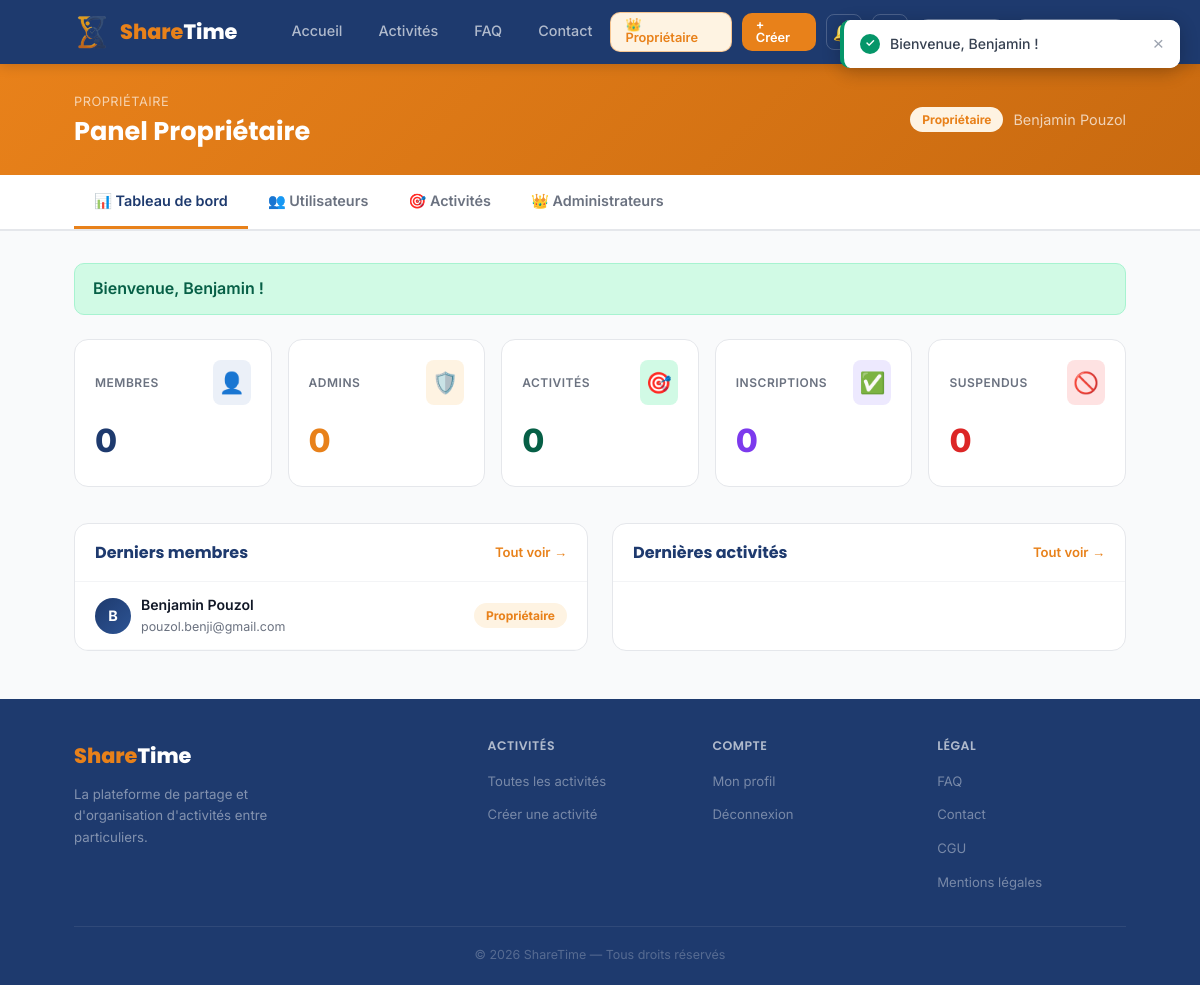
/public/?page=owner (signed in), run on the app's committed database.
### tables this page shows
CREATE TABLE `users` (
  `idusers` int(11) NOT NULL AUTO_INCREMENT,
  `nom` varchar(100) NOT NULL,
  `prenom` varchar(100) NOT NULL,
  `pseudo` varchar(50) DEFAULT NULL,
  `email` varchar(150) NOT NULL,
  `email_verified` tinyint(1) NOT NULL DEFAULT 0,
  `mot_de_passe` varchar(255) NOT NULL,
  `ville` varchar(100) DEFAULT NULL,
  `bio` text DEFAULT NULL,
  `photo_profil` varchar(255) DEFAULT NULL,
  `note_moyenne` float DEFAULT 0,
  `role` enum('utilisateur','admin','owner') NOT NULL DEFAULT 'utilisateur',
  `is_banned` tinyint(1) NOT NULL DEFAULT 0,
  `date_naissance` date DEFAULT NULL,
  `cgu_acceptees` tinyint(1) NOT NULL DEFAULT 0,
  `cgu_version` varchar(20) DEFAULT NULL,
  `date_creation` datetime DEFAULT current_timestamp(),
  PRIMARY KEY (`idusers`),
  UNIQUE KEY `email` (`email`),
  KEY `idx_users_email` (`email`)
);

### public/pages/owner.php (the view, shortened to what this page needs)
<?php
$valid_tabs = ['dashboard', 'users', 'activities', 'admins'];
$tab = in_array($owner_tab ?? '', $valid_tabs) ? $owner_tab : 'dashboard';
$tab_def = [
    'dashboard'  => ['📊', 'Tableau de bord'],
    'users'      => ['👥', 'Utilisateurs'],
    'activities' => ['🎯', 'Activités'],
    'admins'     => ['👑', 'Administrateurs'],
];
?>
<div style="background:linear-gradient(135deg,var(--orange) 0%,#c96a10 100%);padding:28px 0;">
    <div class="container" style="display:flex;align-items:center;justify-content:space-between;flex-wrap:wrap;gap:12px;">
        <div>
            <p style="color:rgba(255,255,255,0.65);font-size:0.8rem;margin-bottom:4px;text-transform:uppercase;letter-spacing:0.5px;">Propriétaire</p>
            <h1 style="color:white;margin:0;font-size:1.6rem;">Panel Propriétaire</h1>
        </div>
        <div style="display:flex;align-items:center;gap:10px;">
            <?= role_badge($_SESSION['user']['role']) ?>
            <span style="color:rgba(255,255,255,0.7);font-size:0.9rem;"><?= htmlspecialchars($_SESSION['user']['prenom'].' '.$_SESSION['user']['nom']) ?></span>
        </div>
    </div>
</div>
<div style="background:white;border-bottom:2px solid var(--gray-200);margin-bottom:32px;">
    <div class="container" style="display:flex;gap:0;overflow-x:auto;">
        <?php foreach ($tab_def as $t => [$icon, $label]): ?>
        <a href="/sharetime/public/?page=owner&tab=<?= $t ?>"
           style="padding:14px 20px;font-weight:600;font-size:0.9rem;text-decoration:none;white-space:nowrap;
                  display:inline-flex;align-items:center;gap:6px;transition:all 0.15s;
                  border-bottom:3px solid <?= $tab === $t ? 'var(--orange)' : 'transparent' ?>;
                  color:<?= $tab === $t ? 'var(--navy)' : 'var(--gray-500)' ?>;">
            <?= $icon ?> <?= $label ?>
        </a>
        <?php endforeach; ?>
    </div>
</div>
<main>
<div class="container" style="padding-bottom:48px;">
<?php if ($flash): ?>
<div style="background:#D1FAE5;color:#065F46;border:1px solid #A7F3D0;border-radius:10px;padding:12px 18px;margin-bottom:24px;font-weight:600;">
    <?= htmlspecialchars($flash) ?>
</div>
<?php endif; ?>
<?php if ($tab === 'dashboard'): ?>
    <div style="display:grid;grid-template-columns:repeat(auto-fit,minmax(160px,1fr));gap:16px;margin-bottom:36px;">
        <?php
        $cards = [
            ['Membres',      $admin_stats['membres'],      '👤', '#EBF0F8', 'var(--navy)'],
            ['Admins',       $admin_stats['admins'],       '🛡️', '#FEF3E2', 'var(--orange)'],
            ['Activités',    $admin_stats['activites'],    '🎯', '#D1FAE5', '#065F46'],
            ['Inscriptions', $admin_stats['inscriptions'], '✅', '#EDE9FE', '#7C3AED'],
            ['Suspendus',    $admin_stats['suspendus'],    '🚫', '#FEE2E2', '#DC2626'],
        ];
        foreach ($cards as [$label, $val, $icon, $bg, $color]):
        ?>
        <div style="background:white;border:1.5px solid var(--gray-200);border-radius:14px;padding:20px;">
            <div style="display:flex;align-items:center;justify-content:space-between;margin-bottom:10px;">
                <span style="font-size:0.75rem;font-weight:600;color:var(--gray-500);text-transform:uppercase;letter-spacing:0.5px;"><?= $label ?></span>
                <span style="font-size:1.3rem;background:<?= $bg ?>;padding:6px;border-radius:8px;"><?= $icon ?></span>
            </div>
            <p style="font-size:2rem;font-weight:800;color:<?= $color ?>;margin:0;"><?= $val ?></p>
        </div>
        <?php endforeach; ?>
    </div>
    <div style="display:grid;grid-template-columns:1fr 1fr;gap:24px;">
        <div style="background:white;border:1.5px solid var(--gray-200);border-radius:14px;overflow:hidden;">
            <div style="padding:18px 20px;border-bottom:1px solid var(--gray-100);display:flex;justify-content:space-between;align-items:center;">
                <h2 style="margin:0;font-size:1rem;color:var(--navy);">Derniers membres</h2>
                <a href="/sharetime/public/?page=owner&tab=users" style="font-size:0.82rem;color:var(--orange);font-weight:600;text-decoration:none;">Tout voir →</a>
            </div>
            <?php foreach ($admin_recent_users as $u): ?>
            <div style="padding:12px 20px;border-bottom:1px solid var(--gray-50);display:flex;align-items:center;justify-content:space-between;gap:10px;">
                <div style="display:flex;align-items:center;gap:10px;">
                    <div style="width:36px;height:36px;border-radius:50%;background:linear-gradient(135deg,var(--navy),var(--navy-light));display:flex;align-items:center;justify-content:center;color:white;font-weight:700;font-size:0.9rem;flex-shrink:0;">
                        <?= strtoupper(mb_substr($u['prenom'],0,1)) ?>
                    </div>
                    <div>
                        <p style="margin:0;font-size:0.88rem;font-weight:600;color:var(--gray-900);"><?= htmlspecialchars($u['prenom'].' '.$u['nom']) ?></p>
                        <p style="margin:0;font-size:0.78rem;color:var(--gray-500);"><?= htmlspecialchars($u['email']) ?></p>
                    </div>
                </div>
                <?= role_badge($u['role'], !empty($u['is_banned'])) ?>
            </div>
            <?php endforeach; ?>
        </div>
        <div style="background:white;border:1.5px solid var(--gray-200);border-radius:14px;overflow:hidden;">
            <div style="padding:18px 20px;border-bottom:1px solid var(--gray-100);display:flex;justify-content:space-between;align-items:center;">
                <h2 style="margin:0;font-size:1rem;color:var(--navy);">Dernières activités</h2>
                <a href="/sharetime/public/?page=owner&tab=activities" style="font-size:0.82rem;color:var(--orange);font-weight:600;text-decoration:none;">Tout voir →</a>
            </div>
        </div>
    </div>
<?php endif; ?>
</div>
</main>

### app/helpers.php (shortened to what this page needs)
<?php
function role_badge(string $role, bool $banned = false): string {
    switch ($role) {
        case 'owner': return '<span style="background:#FEF3E2;color:#E8811A;padding:3px 12px;border-radius:99px;font-size:0.75rem;font-weight:700;">Propriétaire</span>';
    }
}

### public/css/style.css (style rules this page uses)
:root { --orange: #E8811A; --orange-light: #F9A54A; --orange-pale: #FEF3E2; --navy: #1E3A6E; --navy-light: #2D5494; --navy-pale: #EBF0F8; --white: #FFFFFF; --gray-50: #F9FAFB; --gray-100: #F3F4F6; --gray-200: #E5E7EB; --gray-300: #D1D5DB; --gray-400: #9CA3AF; --gray-500: #6B7280; --gray-600: #4B5563; --gray-700: #374151; --gray-900: #111827; --shadow-sm: 0 1px 3px rgba(0,0,0,0.08); --shadow-md: 0 4px 16px rgba(0,0,0,0.10); --shadow-lg: 0 8px 32px rgba(30,58,110,0.12); --radius-sm: 6px; --radius-md: 10px; --radius-lg: 14px; --radius-xl: 20px; }
*, *::before, *::after { box-sizing: border-box; margin: 0; padding: 0; }
html { scroll-behavior: smooth; }
body { font-family: 'Inter', sans-serif; font-size: 16px; color: var(--gray-900); background: var(--gray-50); line-height: 1.6; }
a { text-decoration: none; color: inherit; }
h1, h2, h3, h4 { font-family: 'Poppins', sans-serif; line-height: 1.2; }
.container { max-width: 1100px; margin: 0 auto; padding: 0 24px; }

### app/views/header.php (style rules this page uses)
html, body { height: 100%; margin: 0; }
body { display: flex; flex-direction: column; min-height: 100vh; }
main { flex: 1; }

### data on the page
users: prenom "B", prenom+nom "Benjamin Pouzol", email "pouzol.benji@gmail.com", role "Propriétaire"

### other printed values
$_SESSION['user']['prenom'].' '.$_SESSION['user']['nom'] "Benjamin Pouzol"
$icon "📊"
$label "Tableau de bord"
$icon "👥"
$label "Utilisateurs"
$icon "🎯"
$label "Activités"
$icon "👑"
$label "Administrateurs"
$flash "Bienvenue, Benjamin !"
$label "MEMBRES"
$icon "👤"
$val "0"
$label "ADMINS"
$icon "🛡️"
